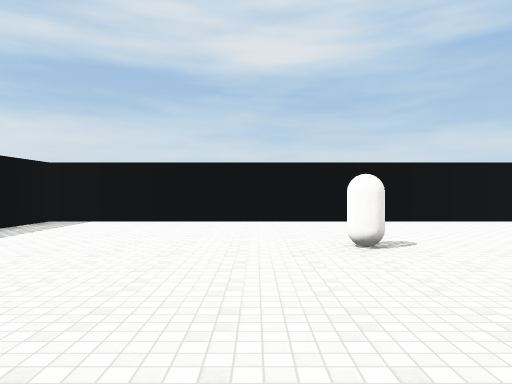
View 1 (above)

13 first-person views from a walk through a scene from a Unity 3-D project. The camera is 1.5 m above the floor, looks level and sees 70° across. The floor is counted in squares, 2 m on a side. Each view is taken from the middle of a square. On the plan, view 1 faces up. The plan holds only what a view shows up to about 11 squares ahead; the rest is blank. Surface patterns are stand-ins for the level's own textures.

View 2
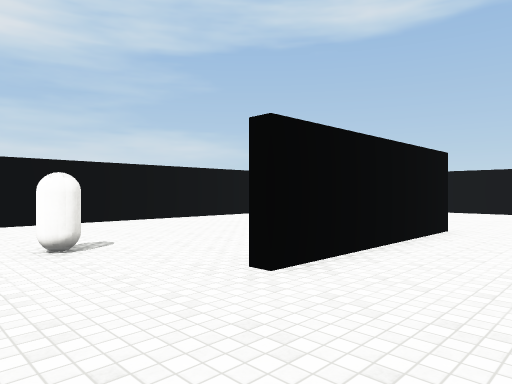

View 3
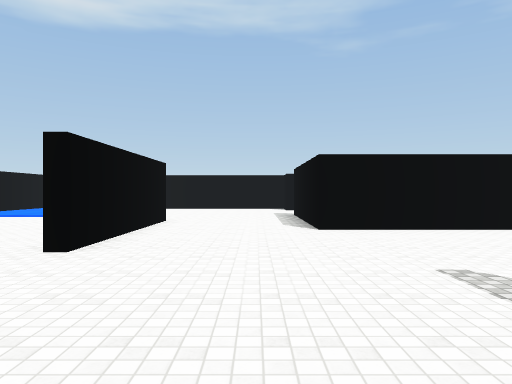

View 4
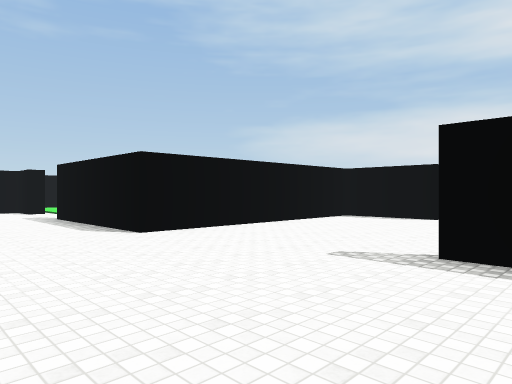

View 5
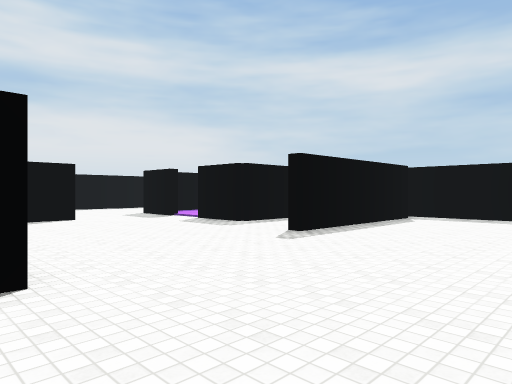

View 6
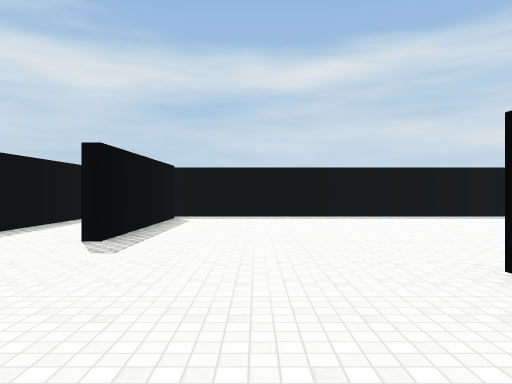

View 7
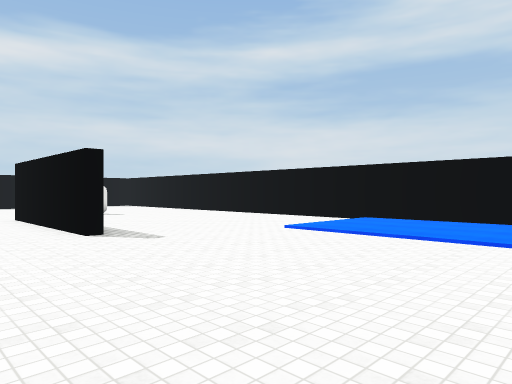

View 8
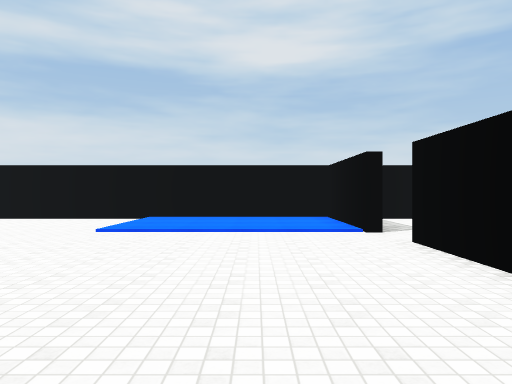

View 9
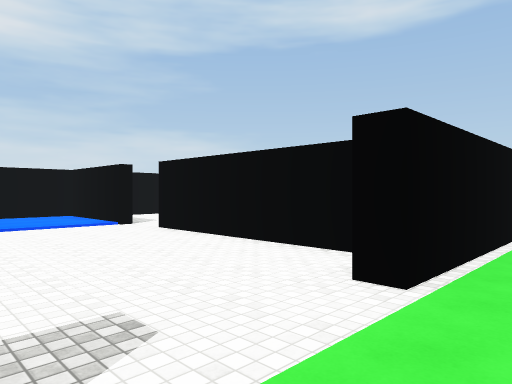

View 10
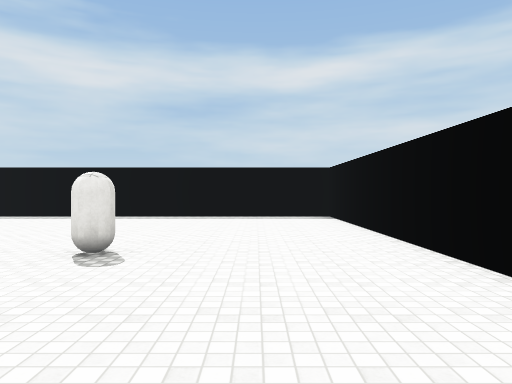

View 11
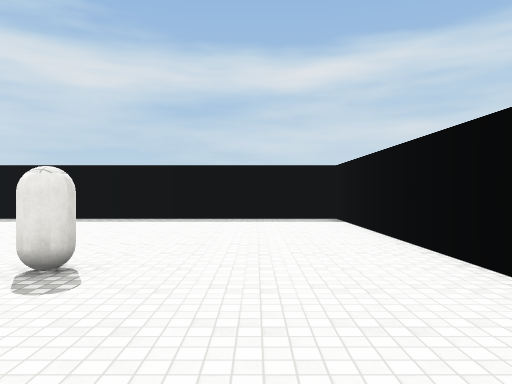

View 12
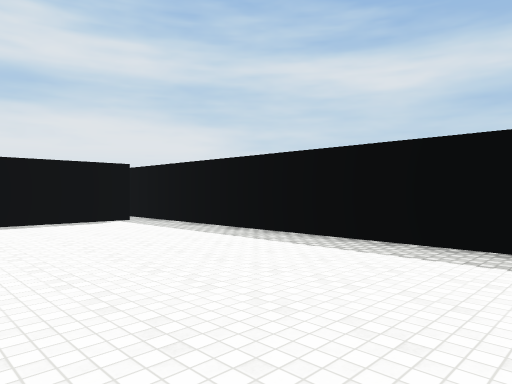

View 13
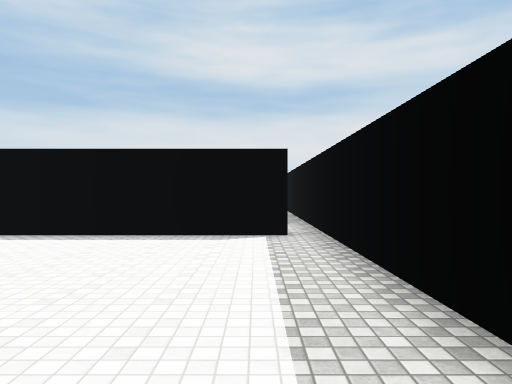

### Floor plan
Points are (right, up) in squares from view 1. A wall is a line through its corners. A room is listed if a view was taken in it or the views show most of it. See-through windows are left out.
Room 1 (views 1, 2, 3, 4, 5, 6, 7, 8, 10, 11, 12, 13)
walls: (7.6, 2.8) (7.6, 2.3) (2.5, 2.3); (-4.6, -2.3) (0.4, -2.3) (0.4, -2.8); (5.2, -7.4) (5.2, -1.3) (9.9, -1.3); (-4.2, -4.8) (-0.4, -4.8) (-0.4, -6.8); (2.4, -8.4) (4.2, -8.4); (14.4, 0.5) (14.4, 4.5); (14.1, 5.8) (14.1, 9.3) (-5.3, 9.3) (-5.3, -6.9)
ways out: opening at (11, -2) to room 2; opening at (0, -7.5); opening at (1.5, -8); opening at (14, 5)
objects: other object (2, 5)
Room 2 (view 9)
walls: (17.1, -1.8) (15.5, -1.8)
ways out: opening at (11, -2) to room 1

Where each view was taken, in squares from view 1:
view 1: 0 up, 0 right, facing up
view 2: 0 up, 0 right, facing up-right
view 3: 0 up, 2 left, facing right
view 4: 2 up, 1 left, facing down-right
view 5: 2 up, 6 right, facing down-left
view 6: 0 up, 6 right, facing left
view 7: 0 up, 14 right, facing up-left
view 8: 1 down, 12 right, facing up
view 9: 3 down, 10 right, facing up-right
view 10: 7 up, 6 right, facing left
view 11: 7 up, 5 right, facing left
view 12: 7 up, 0 right, facing down-left
view 13: 4 up, 4 left, facing down
